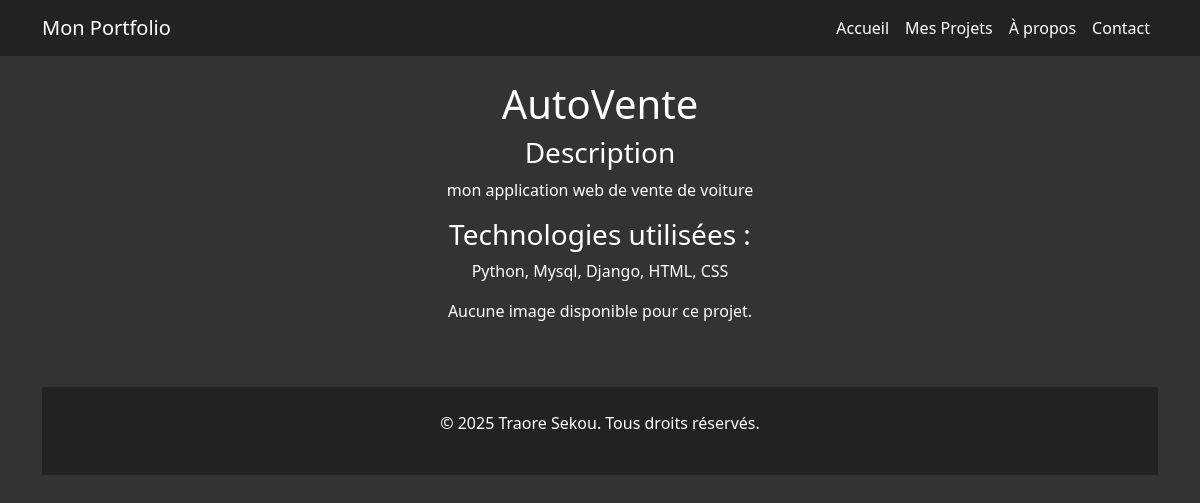
Page /dev95-Porfolio/projet/2/ on the committed database.
### Porfolio/models.py (models this page shows, shortened)
class Project(models.Model):
    title = models.CharField(max_length=200)
    description = models.TextField()
    technologies = models.CharField(max_length=200)
    date_created = models.DateTimeField(auto_now_add=True)
    github_link = models.URLField(blank=True, null=True)

### Porfolio/views.py (the view)
# urls.py: path('dev95-Porfolio/projet/<int:project_id>/', views.project_detail, name='project_detail'),  # Détails d'un projet
def project_detail(request, project_id):
    project = get_object_or_404(Project, id=project_id)
    images = project.images.all()  # Grâce à related_name="images"
    return render(request, 'porfolio/project_detail.html', {'project': project, 'images': images})

### Porfolio/templates/porfolio/project_detail.html (shortened to what this page needs)
{% extends 'base.html' %}
{% block content %}
<div class="container mt-4">
  <h1 class="text-center">{{ project.title }}</h1>
  <h3 class="text-center">Description</h1>
  <p class="text-center">{{ project.description }}</p>
  <h3 class="text-center">Technologies utilisées :</h1>
  <p class="text-center">{{ project.technologies}}</p>
  <div class="row">
    {% for image in images %}
        <div class="col-md-4">
            <div class="card mb-3">
                <img src="{{ image.image.url }}" class="card-img-top" alt="Image de {{ project.title }}" data-bs-toggle="modal" data-bs-target="#imageModal{{ image.id }}">
            </div>
        </div>
        <div class="modal fade" id="imageModal{{ image.id }}" tabindex="-3" aria-labelledby="imageModalLabel{{ image.id }}" aria-hidden="true">
            <div class="modal-dialog modal-lg">
                <div class="modal-content">
                    <div class="modal-header">
                        <h5 class="modal-title" id="imageModalLabel{{ image.id }}">Image de {{ project.title }}</h5>
                        <button type="button" class="btn-close" data-bs-dismiss="modal" aria-label="Close"></button>
                    </div>
                    <div class="modal-body">
                        <img src="{{ image.image.url }}" class="img-fluid" alt="Image de {{ project.title }}">
                    </div>
                </div>
            </div>
        </div>
    {% empty %}
        <p class="text-center">Aucune image disponible pour ce projet.</p>
    {% endfor %}
</div>
{% endblock %}

### rows in the picture
Project: title "AutoVente", description "mon application web de vente de voiture", technologies "Python, Mysql, Django, HTML, CSS"
